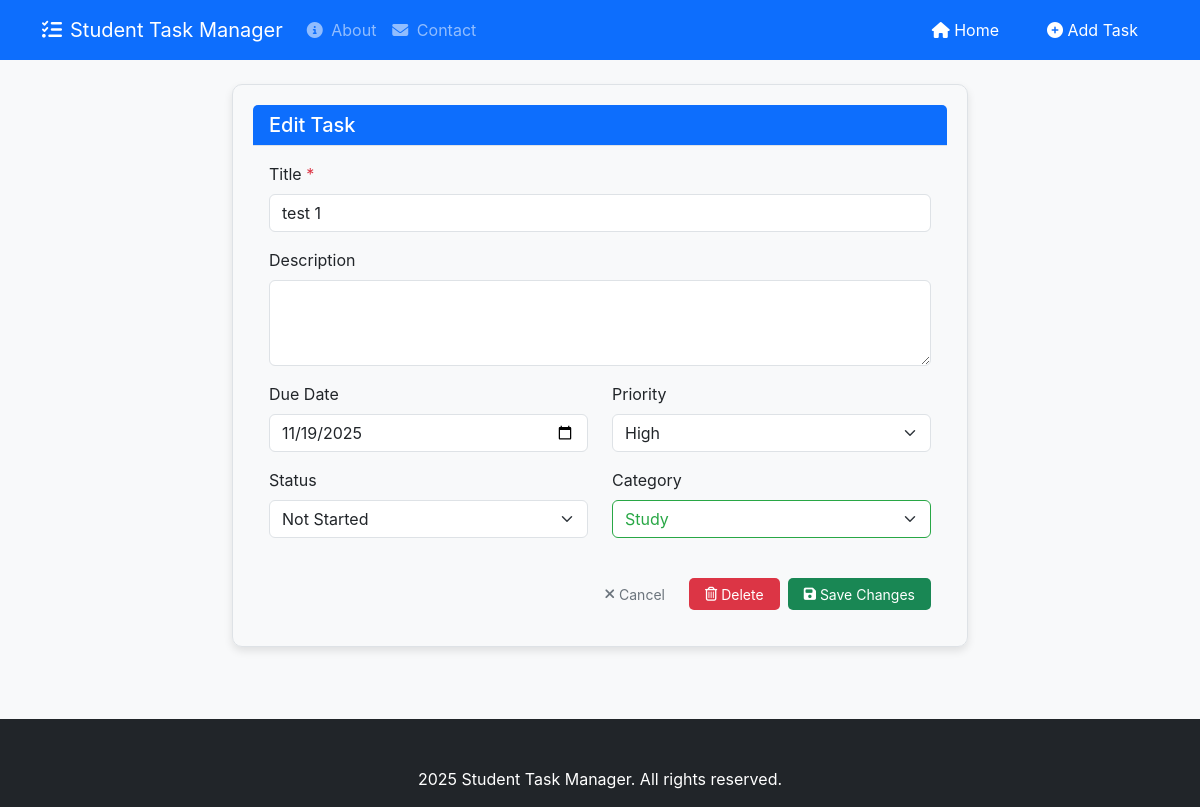
Screenshot of /task/13/edit with the database file from the repository.
### tables this page shows
CREATE TABLE tasks (
    id INTEGER PRIMARY KEY AUTOINCREMENT,
    title TEXT NOT NULL,
    description TEXT,
    due_date TIMESTAMP,
    priority TEXT CHECK(priority IN ('low', 'medium', 'high')),
    status TEXT CHECK(status IN ('not_started', 'in_progress', 'completed')) DEFAULT 'not_started',
    category_id INTEGER,
    created_at TIMESTAMP DEFAULT CURRENT_TIMESTAMP,
    completed_at TIMESTAMP,
    FOREIGN KEY (category_id) REFERENCES categories(id)
);

CREATE TABLE categories (
    id INTEGER PRIMARY KEY AUTOINCREMENT,
    name TEXT NOT NULL UNIQUE,
    color TEXT DEFAULT '#6c757d'
);

### Task_Organiser/app.py (the view, shortened to what this page needs)
    @app.route('/task/<int:task_id>/edit', methods=['GET', 'POST'])
    def edit_task(task_id):
        db = get_db()
        task = db.execute('SELECT * FROM tasks WHERE id = ?', (task_id,)).fetchone()
        if task is None:
            flash('Task not found', 'error')
            return redirect(url_for('index'))
        categories = db.execute('SELECT * FROM categories ORDER BY name').fetchall()
        return render_template('edit_task.html', task=dict(task), categories=categories)

### Task_Organiser/db.py (called while the page is built)
def get_db():
    if 'db' not in g:
        database_path = current_app.config['DATABASE']
        g.db = sqlite3.connect(database_path)
        g.db.row_factory = sqlite3.Row
    return g.db

### Task_Organiser/templates/edit_task.html (shortened to what this page needs)
{% extends 'base.html' %}
{% block content %}
  <div class="row justify-content-center">
    <div class="col-lg-8">
      <div class="card">
        <div class="card-header bg-primary text-white">
          <h2 class="h5 mb-0">Edit Task</h2>
        </div>
        <div class="card-body">
          <form method="post" action="{{ url_for('edit_task', task_id=task.id) }}">
            <div class="mb-3">
              <label for="title" class="form-label">Title <span class="text-danger">*</span></label>
              <input type="text" class="form-control" id="title" name="title" required
                     value="{{ task.title }}">
            </div>
            <div class="mb-3">
              <label for="description" class="form-label">Description</label>
              <textarea class="form-control" id="description" name="description"
                        rows="3">{{ task.description or '' }}</textarea>
            </div>
            <div class="row">
              <div class="col-md-6 mb-3">
                <label for="due_date" class="form-label">Due Date</label>
                <input type="date" class="form-control" id="due_date" name="due_date"
                       value="{{ task.due_date or '' }}">
              </div>
              <div class="col-md-6 mb-3">
                <label for="priority" class="form-label">Priority</label>
                <select class="form-select" id="priority" name="priority">
                  <option value="high" {% if task.priority == 'high' %}selected{% endif %}>High</option>
                </select>
              </div>
            </div>
            <div class="row">
              <div class="col-md-6 mb-3">
                <label for="status" class="form-label">Status</label>
                <select class="form-select" id="status" name="status">
                  <option value="not_started" {% if task.status == 'not_started' %}selected{% endif %}>Not Started</option>
                </select>
              </div>
              <div class="col-md-6 mb-3">
                <label for="category_id" class="form-label">Category</label>
                <select class="form-select" id="category_id" name="category_id">
                  {% for category in categories %}
                    <option value="{{ category.id }}"
                            {% if task.category_id == category.id %}selected{% endif %}
                            data-color="{{ category.color }}">
                      {{ category.name }}
                    </option>
                  {% endfor %}
                </select>
              </div>
            </div>
            <div class="d-flex justify-content-end gap-2 mt-4">
              <a href="{{ url_for('index') }}" class="btn btn-action" style="width: auto; padding: 0.375rem 1rem; border-color: #6c757d; color: #6c757d;">
                <i class="fas fa-times me-1"></i> Cancel
              </a>
              <a href="{{ url_for('delete_task', task_id=task.id) }}"
                 class="btn btn-action"
                 style="width: auto; padding: 0.375rem 1rem; background-color: #dc3545; border-color: #dc3545; color: white;"
                 onclick="return confirm('Are you sure you want to delete this task? This cannot be undone.')">
                <i class="far fa-trash-alt me-1"></i> Delete
              </a>
              <button type="submit" class="btn btn-action" style="width: auto; padding: 0.375rem 1rem; background-color: #198754; border-color: #198754; color: white;">
                <i class="fas fa-save me-1"></i> Save Changes
              </button>
            </div>
          </form>
        </div>
      </div>
    </div>
  </div>
{% endblock %}

### static/css/styles.css (style rules this page uses)
:root { --primary: #0d6efd; --secondary: #6c757d; --success: #198754; --danger: #dc3545; --warning: #ffc107; --info: #0dcaf0; --light: #f8f9fa; --dark: #212529; --border-color: #dee2e6; --card-bg: #fff; --body-bg: #f5f5f5; }
body { font-family: -apple-system, BlinkMacSystemFont, "Segoe UI", Roboto, "Helvetica Neue", Arial, sans-serif; background-color: var(--body-bg); color: #212529; line-height: 1.5; }
.card { border: none; border-radius: 0.5rem; box-shadow: 0 0.125rem 0.25rem rgba(0, 0, 0, 0.075); margin-bottom: 1.5rem; }
.card-header { background-color: var(--light); border-bottom: 1px solid var(--border-color); font-weight: 600; }
.btn-action { display: inline-flex; align-items: center; justify-content: center; width: 32px; height: 32px; border-radius: 8px; border: none; background: none; color: #6c757d; font-size: 14px; cursor: pointer; transition: all 0.2s ease; }
.btn i:only-child { margin: 0; }
.card { background-color: var(--light-gray); padding: 20px; border: 1px solid var(--border-color); border-radius: 10px; box-shadow: 0 4px 8px rgba(0, 0, 0, 0.1); }
.btn { padding: 10px 20px; background-color: var(--red-color); color: white; border: none; border-radius: 5px; cursor: pointer; transition: background-color 0.3s ease; }

### rows the page displays
tasks: title "test 1", due_date "11/19/2025", priority "High", status "Not Started", category_id "Study"
